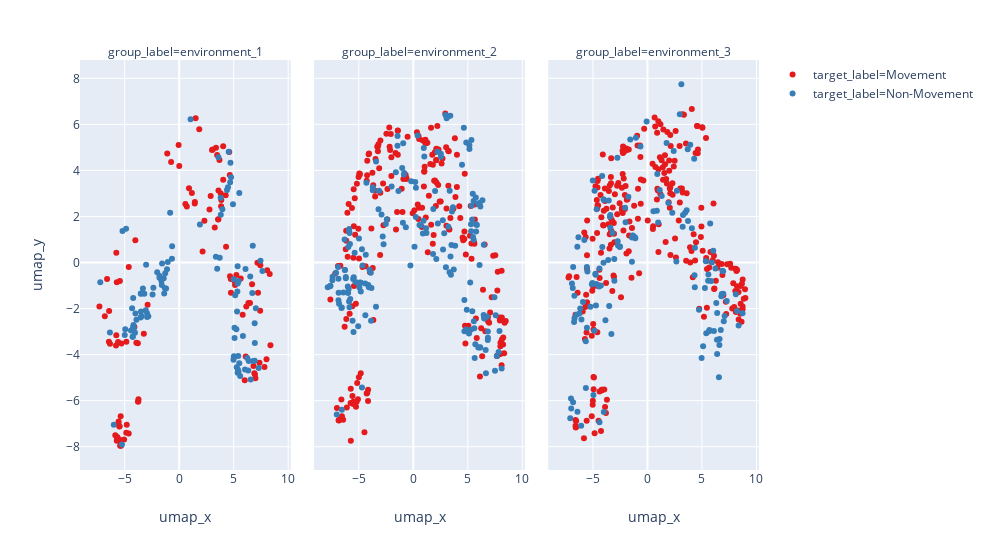

Notebook code cell kept with this figure:
### Code cell
px.scatter(umap_res, x="umap_x", y="umap_y", color="target_label", 
              hover_name="target_label", width = 990, height = 550,
           color_discrete_sequence = px.colors.qualitative.Set1, facet_col = 'group_label'
              )

### Figure 1 — Plotly figure (JSON) as saved in the notebook; plotly's stock layout.template omitted (floating-point values rounded to 4 significant figures; data arrays with more than 128 entries replaced by an {"elided": "..."} marker saying what was removed)
{"data": [{"hovertemplate": "<b>%{hovertext}</b><br><br>group_label=environment_1<br>target_label=Movement<br>umap_x=%{x}<br>umap_y=%{y}<extra></extra>", "hovertext": ["Movement", "Movement", "Movement", "Movement", "Movement", "Movement", "Movement", "Movement", "Movement", "Movement", "Movement", "Movement", "Movement", "Movement", "Movement", "Movement", "Movement", "Movement", "Movement", "Movement", "Movement", "Movement", "Movement", "Movement", "Movement", "Movement", "Movement", "Movement", "Movement", "Movement", "Movement", "Movement", "Movement", "Movement", "Movement", "Movement", "Movement", "Movement", "Movement", "Movement", "Movement", "Movement", "Movement", "Movement", "Movement", "Movement", "Movement", "Movement", "Movement", "Movement", "Movement", "Movement", "Movement", "Movement", "Movement", "Movement", "Movement", "Movement", "Movement", "Movement", "Movement", "Movement", "Movement", "Movement", "Movement", "Movement", "Movement", "Movement", "Movement", "Movement", "Movement", "Movement", "Movement", "Movement", "Movement", "Movement", "Movement", "Movement", "Movement", "Movement", "Movement", "Movement", "Movement", "Movement", "Movement", "Movement", "Movement", "Movement", "Movement", "Movement", "Movement", "Movement", "Movement", "Movement", "Movement", "Movement", "Movement", "Movement", "Movement", "Movement", "Movement", "Movement", "Movement", "Movement", "Movement"], "legendgroup": "target_label=Movement", "marker": {"color": "rgb(228,26,28)", "symbol": "circle"}, "mode": "markers", "name": "target_label=Movement", "showlegend": true, "type": "scatter", "uid": "9f939958-b627-47b9-b9af-c75c587f9144", "x": [7.43, -5.795, -4.627, 2.149, 4.749, 1.439, -5.718, 4.665, -5.048, -5.437, 3.597, -6.427, 7.233, -2.895, -3.768, -7.316, 6.495, -5.717, 3.574, 4.04, -5.327, 8.073, -5.765, 6.353, -3.241, 3.848, 3.865, -6.345, 8.373, -5.857, -5.766, 6.997, -3.791, 6.014, -6.819, 1.843, -5.295, 0.01035, 2.89, 5.245, 4.645, 3.011, -5.315, 5.029, -1.094, 6.897, 7.827, -5.606, -0.05205, 2.316, 0.5722, 3.694, -4.623, 6.105, -5.483, -3.748, -4.852, 4.735, 4.265, -5.712, -4.105, -6.444, -5.418, 6.16, -4.02, 1.512, 8.013, 0.7034, 4.037, 5.825, 3.479, 4.595, 1.164, 3.379, -5.333, -4.809, 3.076, 6.688, 7.179, -3.735, 6.818, -5.682, 7.446, 2.781, 1.427, 3.265, 0.9012, 8.305, -5.469, 4.302, 7.369, -5.582, 3.817, 6.952, 5.125, -4.845, 5.076, 3.605, -5.587, -3.928, -5.363, 5.646, -5.555, -6.613, -0.7387], "xaxis": "x", "y": [-2.091, -3.603, -7.427, 0.4811, -1.309, 2.626, -7.744, -0.595, -7.683, -0.7978, 1.884, -2.107, -1.308, -1.835, -6.05, -1.906, -1.754, -0.8565, 1.871, 3.591, -7.958, -0.3312, -3.161, -1.762, -3.089, 2.444, 2.718, -3.533, -3.598, -7.507, 0.424, -5.029, -3.507, -5.116, -2.335, 5.788, -3.513, 4.196, 2.892, -0.5424, 3.797, 4.882, -7.721, -4.116, 4.74, -4.813, -4.539, -3.45, 5.107, 1.815, 2.536, 4.448, -0.1902, -4.082, -7.123, -6.03, -7.398, -0.7113, 2.924, -7.708, -2.797, -3.441, -7.958, -1.91, 0.9719, 6.262, -4.198, 2.43, 5.055, -2.27, 4.673, 4.798, 3.016, 4.979, -7.828, -7.045, 4.91, -0.9453, -0.01011, -5.935, -4.498, -7.583, -0.1151, 2.298, 2.564, 1.52, 3.222, -0.4968, -7.115, 0.6855, -4.348, -6.995, 2.998, -4.862, -0.9719, -3.439, -0.799, 3.125, -7.657, -3.484, -6.672, -0.6959, -6.907, -0.7205, 4.368], "yaxis": "y"}, {"hovertemplate": "<b>%{hovertext}</b><br><br>group_label=environment_1<br>target_label=Non-Movement<br>umap_x=%{x}<br>umap_y=%{y}<extra></extra>", "hovertext": ["Non-Movement", "Non-Movement", "Non-Movement", "Non-Movement", "Non-Movement", "Non-Movement", "Non-Movement", "Non-Movement", "Non-Movement", "Non-Movement", "Non-Movement", "Non-Movement", "Non-Movement", "Non-Movement", "Non-Movement", "Non-Movement", "Non-Movement", "Non-Movement", "Non-Movement", "Non-Movement", "Non-Movement", "Non-Movement", "Non-Movement", "Non-Movement", "Non-Movement", "Non-Movement", "Non-Movement", "Non-Movement", "Non-Movement", "Non-Movement", "Non-Movement", "Non-Movement", "Non-Movement", "Non-Movement", "Non-Movement", "Non-Movement", "Non-Movement", "Non-Movement", "Non-Movement", "Non-Movement", "Non-Movement", "Non-Movement", "Non-Movement", "Non-Movement", "Non-Movement", "Non-Movement", "Non-Movement", "Non-Movement", "Non-Movement", "Non-Movement", "Non-Movement", "Non-Movement", "Non-Movement", "Non-Movement", "Non-Movement", "Non-Movement", "Non-Movement", "Non-Movement", "Non-Movement", "Non-Movement", "Non-Movement", "Non-Movement", "Non-Movement", "Non-Movement", "Non-Movement", "Non-Movement", "Non-Movement", "Non-Movement", "Non-Movement", "Non-Movement", "Non-Movement", "Non-Movement", "Non-Movement", "Non-Movement", "Non-Movement", "Non-Movement", "Non-Movement", "Non-Movement", "Non-Movement", "Non-Movement", "Non-Movement", "Non-Movement", "Non-Movement", "Non-Movement", "Non-Movement", "Non-Movement", "Non-Movement", "Non-Movement", "Non-Movement", "Non-Movement", "Non-Movement", "Non-Movement", "Non-Movement", "Non-Movement", "Non-Movement", "Non-Movement", "Non-Movement", "Non-Movement", "Non-Movement", "Non-Movement", "Non-Movement", "Non-Movement", "Non-Movement"], "legendgroup": "target_label=Non-Movement", "marker": {"color": "rgb(55,126,184)", "symbol": "circle"}, "mode": "markers", "name": "target_label=Non-Movement", "showlegend": true, "type": "scatter", "uid": "89461bfb-2bd6-4fa3-8de6-0f255917b831", "x": [6.246, 6.789, 6.04, 7.638, -0.8287, 5.46, 3.722, -1.805, 4.985, 4.681, 4.544, 6.94, -2.941, -4.257, -4.188, -3.198, -0.645, 6.335, 3.487, -1.31, -6.352, 3.365, -2.44, 5.36, 6.562, -3.509, 5.848, -4.008, 5.363, -5.25, 5.44, 5.003, 7.463, -4.163, 7.294, 7.033, 6.753, -4.052, -4.943, -1.374, 4.762, -7.236, 5.338, -1.597, 3.807, 6.925, 6.085, -4.264, 1.903, -5.996, 6.71, 5.422, 3.604, -5.195, -4.42, 5.312, -3.518, 6.517, 6.38, -1.201, 4.479, 5.516, -1.113, 6.931, -4.23, 4.936, -4.991, 4.385, -1.566, 5.022, -3.919, -3.033, 3.964, 5.249, -2.365, 1.046, 3.819, -1.416, 5.081, 5.138, -1.041, -3.326, -0.6605, -2.944, -4.315, -1.794, 5.076, -3.504, 5.595, -2.015, -4.219, 5.513, -3.534, -4.868, -1.627, 5.369, 4.707, -3.447, -2.83, -1.279, -3.064, 5.395, 5.278], "xaxis": "x", "y": [-4.148, -4.273, -4.651, -0.3672, 2.165, -0.8, 0.2028, -0.6647, -4.222, 3.484, 4.812, -3.496, -2.366, -3.228, -2.714, -1.362, 0.7018, -4.689, -0.267, -1.119, -3.04, 0.2478, -1.384, -0.1669, -5.08, -1.353, -3.192, -2.209, -4.788, -7.908, -4.749, -0.7224, 0.0735, -2.858, -4.58, -1.986, 0.7335, -3.046, -2.903, -1.345, 3.699, -0.8553, -1.261, -0.973, 2.81, -2.641, -0.2846, -3.221, 1.647, -7.043, -1.326, -4.057, 4.57, 1.37, -2.948, -2.126, -1.351, -0.6074, -4.281, -1.133, 3.272, 3.023, -0.2971, -4.267, -2.801, 2.533, -3.15, 3.145, -0.04244, -4.069, -2.485, -0.09338, 2.31, -2.903, -1.097, 6.226, 2.074, -0.6784, -3.278, -1.416, 0.01755, -1.13, 0.1612, -2.203, -1.988, -0.5835, -2.835, -2.127, -4.926, -0.4223, -1.541, -4.374, -2.387, 1.466, -0.8046, -0.9061, 4.337, -2.332, -2.335, -0.4619, -2.073, -4.655, -4.548], "yaxis": "y"}, {"hovertemplate": "<b>%{hovertext}</b><br><br>group_label=environment_2<br>target_label=Movement<br>umap_x=%{x}<br>umap_y=%{y}<extra></extra>", "hovertext": {"elided": "214 str values"}, "legendgroup": "target_label=Movement", "marker": {"color": "rgb(228,26,28)", "symbol": "circle"}, "mode": "markers", "name": "target_label=Movement", "showlegend": false, "type": "scatter", "uid": "2527b9c2-1dce-4642-95fb-c2403e23169f", "x": {"elided": "214 float values"}, "xaxis": "x2", "y": {"elided": "214 float values"}, "yaxis": "y"}, {"hovertemplate": "<b>%{hovertext}</b><br><br>group_label=environment_2<br>target_label=Non-Movement<br>umap_x=%{x}<br>umap_y=%{y}<extra></extra>", "hovertext": {"elided": "178 str values"}, "legendgroup": "target_label=Non-Movement", "marker": {"color": "rgb(55,126,184)", "symbol": "circle"}, "mode": "markers", "name": "target_label=Non-Movement", "showlegend": false, "type": "scatter", "uid": "af797f1f-aadd-4d42-bedb-279e8de2272c", "x": {"elided": "178 float values"}, "xaxis": "x2", "y": {"elided": "178 float values"}, "yaxis": "y"}, {"hovertemplate": "<b>%{hovertext}</b><br><br>group_label=environment_3<br>target_label=Movement<br>umap_x=%{x}<br>umap_y=%{y}<extra></extra>", "hovertext": {"elided": "262 str values"}, "legendgroup": "target_label=Movement", "marker": {"color": "rgb(228,26,28)", "symbol": "circle"}, "mode": "markers", "name": "target_label=Movement", "showlegend": false, "type": "scatter", "uid": "d9f1322a-1319-4bf6-b98d-f3139342367c", "x": {"elided": "262 float values"}, "xaxis": "x3", "y": {"elided": "262 float values"}, "yaxis": "y"}, {"hovertemplate": "<b>%{hovertext}</b><br><br>group_label=environment_3<br>target_label=Non-Movement<br>umap_x=%{x}<br>umap_y=%{y}<extra></extra>", "hovertext": {"elided": "138 str values"}, "legendgroup": "target_label=Non-Movement", "marker": {"color": "rgb(55,126,184)", "symbol": "circle"}, "mode": "markers", "name": "target_label=Non-Movement", "showlegend": false, "type": "scatter", "uid": "a5aef9d7-7f30-41f9-9046-eece81458ee3", "x": {"elided": "138 float values"}, "xaxis": "x3", "y": {"elided": "138 float values"}, "yaxis": "y"}], "layout": {"annotations": [{"showarrow": false, "text": "group_label=environment_1", "textangle": 0, "x": 0.1552, "xanchor": "center", "xref": "paper", "y": 1.02, "yanchor": "middle", "yref": "paper"}, {"showarrow": false, "text": "group_label=environment_2", "textangle": 0, "x": 0.5, "xanchor": "center", "xref": "paper", "y": 1.02, "yanchor": "middle", "yref": "paper"}, {"showarrow": false, "text": "group_label=environment_3", "textangle": 0, "x": 0.8448, "xanchor": "center", "xref": "paper", "y": 1.02, "yanchor": "middle", "yref": "paper"}], "grid": {"xaxes": ["x", "x2", "x3"], "xgap": 0.1, "xside": "bottom", "yaxes": ["y"], "ygap": 0.1, "yside": "left"}, "height": 550, "legend": {"tracegroupgap": 0}, "margin": {"t": 60}, "width": 990, "xaxis": {"title": {"text": "umap_x"}}, "xaxis2": {"matches": "x", "title": {"text": "umap_x"}}, "xaxis3": {"matches": "x", "title": {"text": "umap_x"}}, "yaxis": {"title": {"text": "umap_y"}}}}
